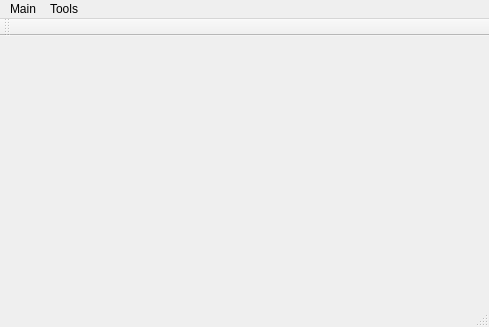
<?xml version="1.0" encoding="UTF-8"?>
<ui version="4.0">
 <class>MainWindow</class>
 <widget class="QMainWindow" name="MainWindow">
  <property name="geometry">
   <rect>
    <x>0</x>
    <y>0</y>
    <width>489</width>
    <height>327</height>
   </rect>
  </property>
  <property name="windowTitle">
   <string>MainWindow</string>
  </property>
  <widget class="QWidget" name="centralWidget"/>
  <widget class="QMenuBar" name="menuBar">
   <property name="geometry">
    <rect>
     <x>0</x>
     <y>0</y>
     <width>489</width>
     <height>21</height>
    </rect>
   </property>
   <widget class="QMenu" name="menuAdmin">
    <property name="title">
     <string>Main</string>
    </property>
    <addaction name="actionSales"/>
   </widget>
   <widget class="QMenu" name="menuTools">
    <property name="title">
     <string>Tools</string>
    </property>
    <addaction name="actionAdd_New_Item"/>
   </widget>
   <addaction name="menuAdmin"/>
   <addaction name="menuTools"/>
  </widget>
  <widget class="QToolBar" name="mainToolBar">
   <attribute name="toolBarArea">
    <enum>TopToolBarArea</enum>
   </attribute>
   <attribute name="toolBarBreak">
    <bool>false</bool>
   </attribute>
  </widget>
  <widget class="QStatusBar" name="statusBar"/>
  <action name="actionSales">
   <property name="text">
    <string>Sales</string>
   </property>
  </action>
  <action name="actionAdd_New_Item">
   <property name="text">
    <string>Add New Item</string>
   </property>
  </action>
 </widget>
 <layoutdefault spacing="6" margin="11"/>
 <resources/>
 <connections/>
</ui>
